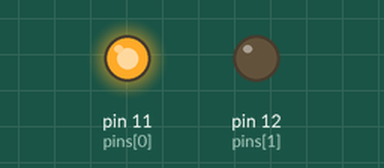
This program was run on a simulated Raspberry Pi (header pin numbers). Parts: output pins drawn as LEDs (lit = HIGH).

Above: at 1.5 s.
At 6.14 s:
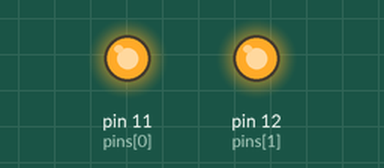
At 7.6 s:
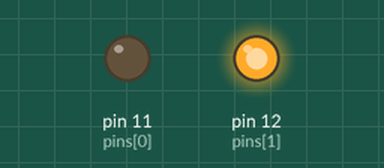
Timing chart, 0 to 15.6 s (numbered marks = the images above):
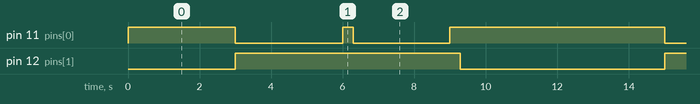

The program:

Messin.py
```python
#!/usr/bin/env python
import RPi.GPIO as GPIO
import time

colors = [0xFF00, 0x00FF, 0x0FF0, 0xF00F]
	#This is the array used in the method loop and altered by the method setColor
	#0x tells python the value is a hexidecimal literal
	# We THINK this is hexidecmial color values w/out Blue (RR,GG,BB)
	# If so, {[FF],[00]} translates to [(15 x 16^1) + (15 x 16^0)] , [(0 x 16^1) + (0 x 16^0)]
	# (in other words, {255, 0}... which is full Red, no Green)
	# A.)Try it!  What do 0x00FF, 0x0FF0, and 0xF00F represent?  (answer at end of program.)

pins = (11, 12)  # pins is a dict

GPIO.setmode(GPIO.BOARD)       # Numbers GPIOs by physical location
GPIO.setup(pins, GPIO.OUT)   # Set pins' mode is output
GPIO.output(pins, GPIO.LOW)  # Set pins to LOW(0V) to off led

p_R = GPIO.PWM(pins[0], 0.2)  # set Frequency to 2KHz		What does frequency do here? Possibly sets intensity?
			       #PWM: Pulse Width Modulation (Frequency waves)
p_G = GPIO.PWM(pins[1], 0.2)  #Uses DMA (Direct Memory Access) for more precision and slower timing

p_R.start(0)      # Initial duty Cycle = 0(leds off)
p_G.start(0)

def map(x, in_min, in_max, out_min, out_max):
	return (x - in_min) * (out_max - out_min) / (in_max - in_min) + out_min

def setColor(col):   # For example : col = 0x1122
	R_val = col  >> 8		#shifts binary value of col 8 to right, and ignores 8 rightmost values
					#EX: 255 >> 8 = 0?
					#255 in binary = 11111111, shifting all 8 to the right and supplementing 0's
				     	#in front we get 00000000
	G_val = col & 0x00FF

	R_val = map(R_val, 0, 255, 0, 100)
	G_val = map(G_val, 0, 255, 0, 100)

	p_R.ChangeDutyCycle(R_val)     # Change duty cycle
	p_G.ChangeDutyCycle(G_val)

def loop():
	while True:
		for col in colors:  #col is each index for the array colors defined in line 5.  It's values are 0-3.
			setColor(col)
			time.sleep(3)

def destroy():
	p_R.stop()
	p_G.stop()
	GPIO.output(pins, GPIO.LOW)    # Turn off all leds
	GPIO.cleanup()

if __name__ == "__main__":
	try:
		loop()
	except KeyboardInterrupt:
		destroy()

#A.) 0x00FF = 0, 255 (Full Green), 0x0FF0 = 15,240 (15 Red, 240 Green)  0xF00F (240 Red, 15 Green)
```

Measured:
- by itself, pin 11 (pins[0]): repeats every 12.0 s: LOW 3.0 s, HIGH 0.29 s, LOW 2.7 s, HIGH 6.0 s
- by itself, pin 12 (pins[1]): alternates HIGH for 6.3 s and LOW for 5.7 s
- by itself, everything shown: repeats every 12.0 s, in 5 steps
